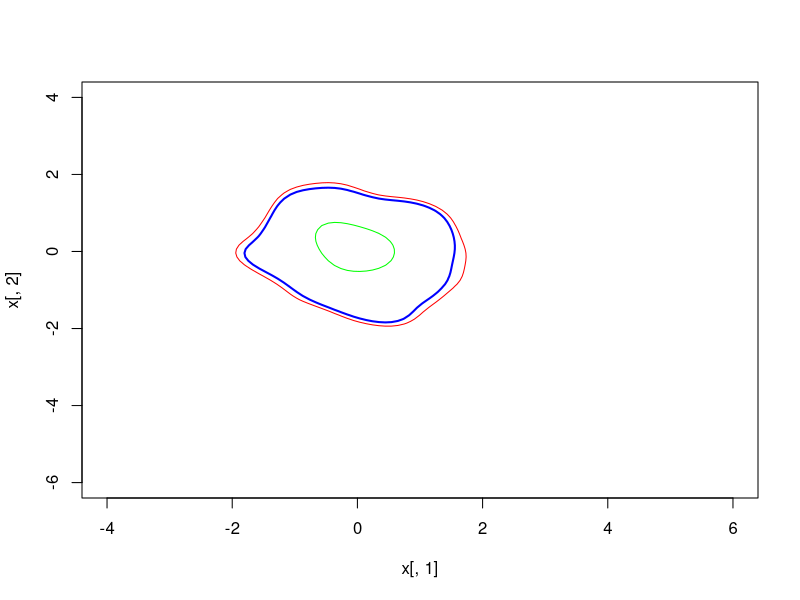

The R source for this figure:
# Load necessary library
library(ks)

# Generate sample data
set.seed(123)
n <- 500
data1 <- cbind(rnorm(n, mean = 0, sd = 1), rnorm(n, mean = 0, sd = 1))

# Compute KDEs using a common grid
H <- Hpi(data1) # Use a common bandwidth estimate
xmin <- c(-4, -6)
xmax <- c(6, 4)
gridsize <- c(100, 100)

kde1 <- kde(data1, H = H, xmin = xmin, xmax = xmax, gridsize = gridsize)

# Sum the KDEs (valid because they are on the same grid)
kde1_density <- kde1$estimate

# Normalize to ensure it's still a proper probability density function
dx <- diff(kde1$eval.points[[1]])[1]
dy <- diff(kde1$eval.points[[2]])[1]
cell_area <- dx * dy
kde1_density <- kde1_density / sum(kde1_density * cell_area) # Normalize

# Compute 75% cumulative probability threshold
sorted_densities <- sort(as.vector(kde1_density), decreasing = TRUE)
cumulative_probs <- cumsum(sorted_densities * cell_area)
threshold_cumulative <- sorted_densities[which(cumulative_probs >= 0.75)[1]]

# Compute the density level at the 75% cumulative probability
density_at_threshold <- threshold_cumulative

# Verify normalization: The sum should be close to 1
total_density <- sum(kde1_density * cell_area)
print(total_density) # Should be approximately 1

# Plot all three options on the same axis
par(mfrow = c(1, 1)) # 1x1 grid for a single plot

# Plot the KDE contour plot for 75% level (blue)
plot(kde1, cont = 75, col = "blue", drawlabels = FALSE, lwd = 2)

# Add the contour based on the density at 75% cumulative probability (red)
contour(kde1$eval.points[[1]], kde1$eval.points[[2]], kde1_density,
    levels = density_at_threshold, drawlabels = FALSE, lwd = 1, col = "red", add = TRUE
)

# Add the contour based on 75% of max density value (green)
contour(kde1$eval.points[[1]], kde1$eval.points[[2]], kde1_density,
    levels = 0.75 * max(kde1_density), drawlabels = FALSE, lwd = 1, col = "green", add = TRUE
)


# CAN USE THE CUMULATIVE DENSITY SUM THINGY ONE.
